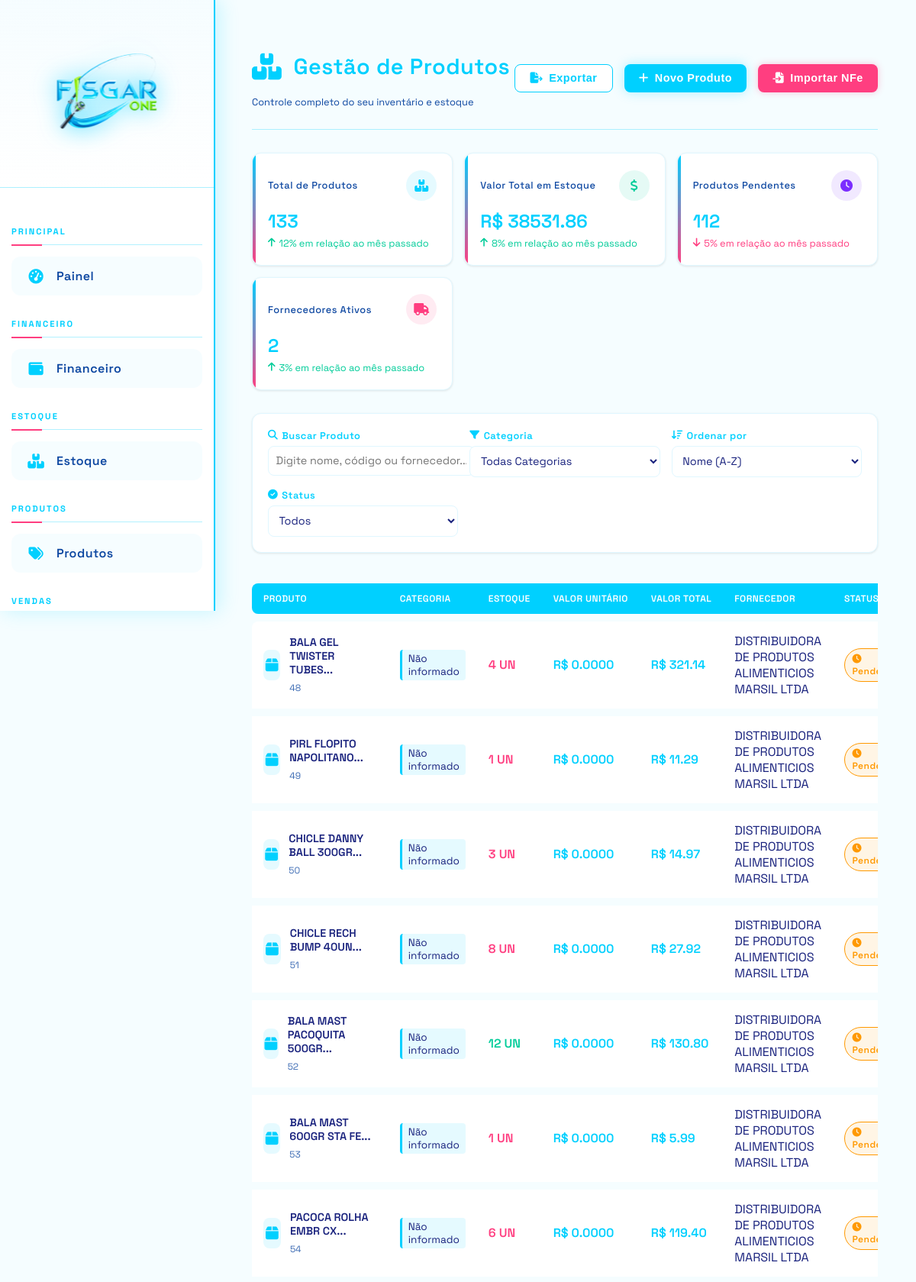
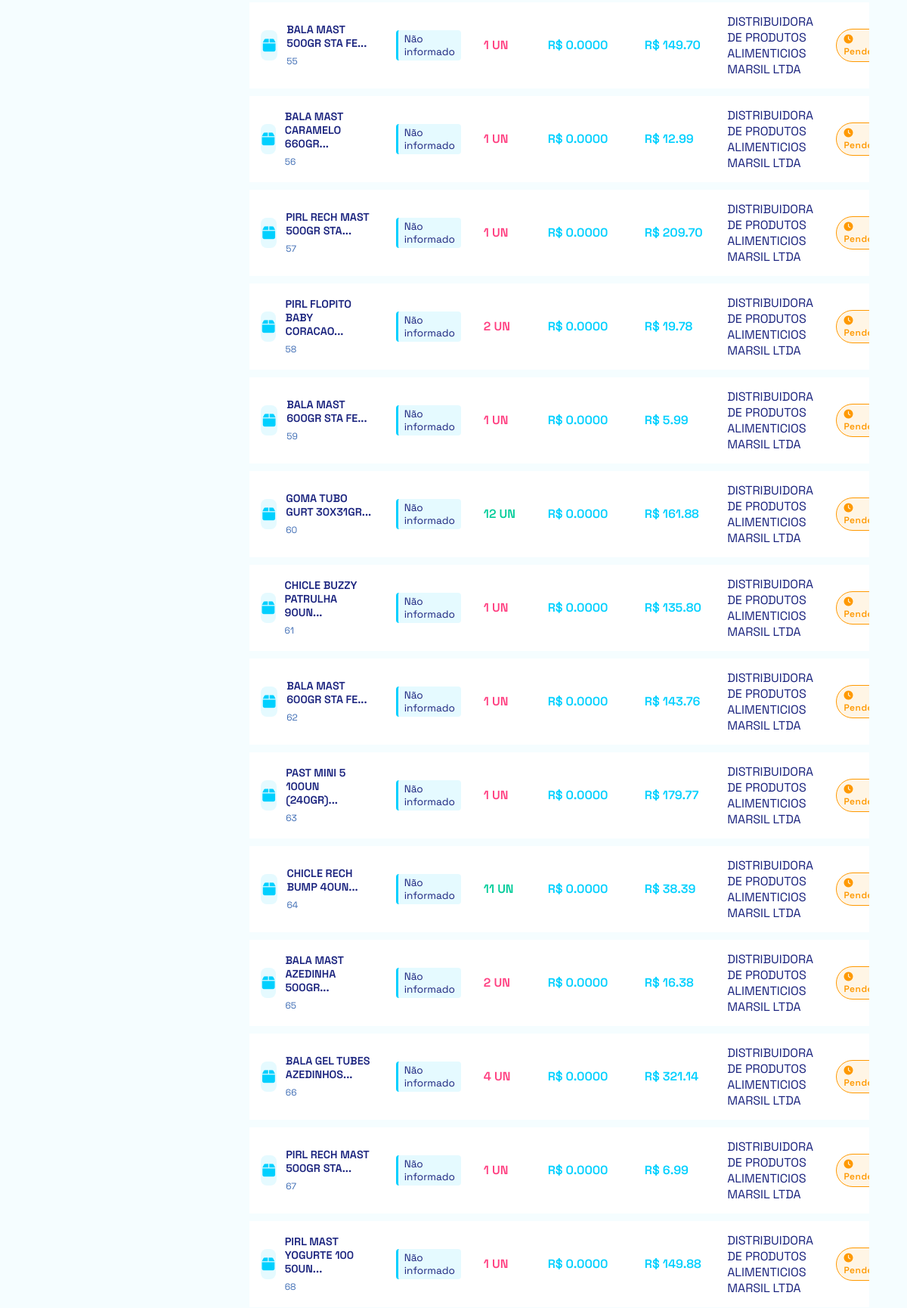
/produtos/ (upper part), run on the app's committed database (2 pictures, top to bottom).
### tables this page shows
CREATE TABLE produtos_processados (
                codigo INTEGER PRIMARY KEY AUTOINCREMENT,
                codigo_fornecedor TEXT,
                nome TEXT,
                unidade_compra TEXT,
                quantidade INTEGER,
                valor_total REAL,
                ipi REAL,
                qtd_volumes INTEGER,
                qtd_por_volume INTEGER,
                qtd_real_unidades INTEGER,
                custo_volume REAL,
                custo_unitario REAL,
                custo_com_ipi REAL,
                fornecedor TEXT,
                numero_nfe TEXT,
                data_emissao TEXT,
                caminho_xml TEXT,
                novo TEXT,
                status TEXT DEFAULT 'pendente'
            , qtd_por_volume_extraida INTEGER);

### modulos/produtos/produtos_dashboard.py (the view)
@produtos_bp.route('/')
def index():
    conn = get_db_connection()
    try:
        produtos = conn.execute('''
            SELECT
                codigo,
                codigo_fornecedor,
                nome,
                unidade_compra,
                quantidade,
                valor_total,
                ipi,
                qtd_volumes,
                qtd_por_volume,
                qtd_real_unidades,
                COALESCE(custo_volume, 0) as custo_volume,
                COALESCE(custo_unitario, 0) as custo_unitario,
                COALESCE(custo_com_ipi, 0) as custo_com_ipi,
                fornecedor,
                numero_nfe,
                data_emissao,
                caminho_xml,
                novo,
                status,
                qtd_por_volume_extraida
            FROM produtos_processados
            ORDER BY data_emissao DESC
        ''').fetchall()
        return render_template('produtos.html',
                               produtos=produtos,
                               )
    finally:
        conn.close()

### modulos/produtos/produtos_dashboard.py (called while the page is built)
def get_db_connection():
    conn = sqlite3.connect(current_app.config.get('DATABASE', 'grupo_fisgar.db'))
    conn.row_factory = sqlite3.Row
    return conn

### templates/produtos.html (shortened to what this page needs)
{% extends 'base.html' %}
{% block extra_css %}
<link rel="stylesheet" href="https://cdn.jsdelivr.net/npm/bootstrap-icons@1.10.5/font/bootstrap-icons.css">
<link rel="stylesheet" href="{{ url_for('static', filename='css/produtos.css') }}">
{% endblock %}
{% block content %}
  <div class="container">
    <div class="header">
      <div>
        <h1 class="header-title">
          <i class="fas fa-boxes"></i> Gestão de Produtos
        </h1>
        <p class="header-subtitle">
          Controle completo do seu inventário e estoque
        </p>
      </div>
      <div class="header-actions">
        <button class="btn btn-secondary" id="export-btn">
          <i class="fas fa-file-export"></i> Exportar
        </button>
        <button class="btn btn-primary" id="add-product-btn">
          <i class="fas fa-plus"></i> Novo Produto
        </button>
        <button class="btn btn-accent" id="import-nfe-btn">
          <i class="fas fa-file-import"></i> Importar NFe
        </button>
      </div>
    </div>
    <div class="stats">
      <div class="stat-card">
        <div class="stat-header">
          <h3 class="stat-title">Total de Produtos</h3>
          <div class="stat-icon blue">
            <i class="fas fa-boxes"></i>
          </div>
        </div>
        <div class="stat-value" id="total-products">{{ produtos|length }}</div>
        <div class="stat-change positive">
          <i class="fas fa-arrow-up"></i> 12% em relação ao mês passado
        </div>
      </div>
      <div class="stat-card">
        <div class="stat-header">
          <h3 class="stat-title">Valor Total em Estoque</h3>
          <div class="stat-icon green">
            <i class="fas fa-dollar-sign"></i>
          </div>
        </div>
        <div class="stat-value" id="total-value">R$ {{ "%.2f"|format(produtos|sum(attribute='valor_total')) }}</div>
        <div class="stat-change positive">
          <i class="fas fa-arrow-up"></i> 8% em relação ao mês passado
        </div>
      </div>
      <div class="stat-card">
        <div class="stat-header">
          <h3 class="stat-title">Produtos Pendentes</h3>
          <div class="stat-icon purple">
            <i class="fas fa-clock"></i>
          </div>
        </div>
        <div class="stat-value" id="pending-products">{{ produtos|selectattr('status', 'equalto', 'pendente')|list|length }}</div>
        <div class="stat-change negative">
          <i class="fas fa-arrow-down"></i> 5% em relação ao mês passado
        </div>
      </div>
      <div class="stat-card">
        <div class="stat-header">
          <h3 class="stat-title">Fornecedores Ativos</h3>
          <div class="stat-icon pink">
            <i class="fas fa-truck"></i>
          </div>
        </div>
        <div class="stat-value" id="active-suppliers">{{ produtos|map(attribute='fornecedor')|unique|list|length }}</div>
        <div class="stat-change positive">
          <i class="fas fa-arrow-up"></i> 3% em relação ao mês passado
        </div>
      </div>
    </div>
    <div class="filters">
      <div class="filters-grid">
        <div class="filter-group">
          <label class="filter-label">
            <i class="fas fa-search"></i> Buscar Produto
          </label>
          <input type="text" class="filter-input" placeholder="Digite nome, código ou fornecedor..." id="search-input">
        </div>
        <div class="filter-group">
          <label class="filter-label">
            <i class="fas fa-filter"></i> Categoria
          </label>
          <select class="filter-input" id="category-filter">
            <option value="">Todas Categorias</option>
          </select>
        </div>
        <div class="filter-group">
          <label class="filter-label">
            <i class="fas fa-sort-amount-down"></i> Ordenar por
          </label>
          <select class="filter-input" id="sort-by">
            <option value="name-asc">Nome (A-Z)</option>
          </select>
        </div>
        <div class="filter-group">
          <label class="filter-label">
            <i class="fas fa-check-circle"></i> Status
          </label>
          <select class="filter-input" id="status-filter">
            <option value="">Todos</option>
          </select>
        </div>
      </div>
    </div>
    <div class="products-list-container" id="products-container">
  <div class="products-list">
    <div class="list-header">
      <div class="list-header-row">
        <div class="list-header-cell">Produto</div>
        <div class="list-header-cell">Categoria</div>
        <div class="list-header-cell">Estoque</div>
        <div class="list-header-cell">Valor Unitário</div>
        <div class="list-header-cell">Valor Total</div>
        <div class="list-header-cell">Fornecedor</div>
        <div class="list-header-cell">Status</div>
      </div>
    </div>
    <div class="list-body">
      {% for p in produtos %}
      <div class="product-row"
           data-id="{{ p['codigo'] }}"
           data-name="{{ p['nome']|lower }}"
           data-category="{{ p['categoria'] }}"
           data-stock="{{ p['quantidade'] }}"
           data-value="{{ p['valor_total'] }}"
           data-status="{{ p['status'] }}"
           data-supplier="{{ p['fornecedor']|lower }}"
           data-date="{{ p['data_cadastro'] }}">
        <div class="product-cell">
          <div class="product-info">
            <div class="product-image">
              <i class="fas fa-box"></i>
            </div>
            <div>
              <span class="product-name tooltip" title="{{ p['nome'] }}">
                {{ p['nome']|truncate(30) }}
              </span>
              <span class="product-code">{{ p['codigo'] }}</span>
            </div>
          </div>
        </div>
        <div class="product-cell">
          <span class="product-category">{{ p['categoria'] or 'Não informado' }}</span>
        </div>
        <div class="product-cell">
          <span class="product-stock {% if p['quantidade'] > 10 %}stock-high{% else %}stock-low{% endif %}">
            {{ p['quantidade'] }} UN
          </span>
        </div>
        <div class="product-cell">
          <span class="product-value">R$ {{ "%.4f"|format(p['custo_unitario']) }}</span>
        </div>
        <div class="product-cell">
          <span class="product-value">R$ {{ "%.2f"|format(p['valor_total']) }}</span>
        </div>
        <div class="product-cell">
          {{ p['fornecedor'] or 'Não informado' }}
        </div>
        <div class="product-cell">
          {% if p['status'] == 'ativo' %}
          <span class="product-status status-active">
            <i class="fas fa-check-circle"></i> Ativo
          </span>
          {% elif p['status'] == 'inativo' %}
          <span class="product-status status-inactive">
            <i class="fas fa-times-circle"></i> Inativo
          </span>
          {% else %}
          <span class="product-status status-pending">
            <i class="fas fa-clock"></i> Pendente
          </span>
          {% endif %}
        </div>
      </div>
      {% endfor %}
    </div>
  </div>
</div>
  </div>
{% endblock %}

### templates/base.html (shortened to what this page needs)
<!DOCTYPE html>
<html lang="pt-BR">
<head>
  <link rel="stylesheet" href="https://cdnjs.cloudflare.com/ajax/libs/font-awesome/6.4.0/css/all.min.css">
  <link href="https://cdn.jsdelivr.net/npm/remixicon@3.5.0/fonts/remixicon.css" rel="stylesheet">
  {% block extra_css %}{% endblock %}
</head>
<body>
  <div class="sidebar-container">
    <div class="sidebar-logo">
      <img src="{{ url_for('static', filename='images/logofisgar.png') }}" alt="Logo FisgarOne" />
    </div>
    <div id="main-menu"></div>
  </div>
  <div class="main-content">
    {% block content %}{% endblock %}
  </div>
</body>
</html>

### templates/base.html (style rules this page uses)
:root { --primary-light: #e0f7ff; --primary-bright: #00d0ff; --accent-light: #ff3e80; --text-light: #1a237e; --text-light-contrast: #0d47a1; --bg-light: #f5fdff; --menu-bg-light: #ffffff; --menu-border-light: #00d0ff; --primary-dark: #00f0ff; --primary-dark-bright: #00a8b5; --accent-dark: #ff2d75; --text-dark: #e0e0e0; --bg-dark: #020617; --menu-bg-dark: rgba(2, 6, 23, 0.9); --menu-border-dark: #00f0ff; --border-radius: 12px; --transition-speed: 0.4s; --glow-effect-light: 0 0 15px rgba(0, 208, 255, 0.3); --glow-effect-dark: 0 0 15px rgba(0, 240, 255, 0.5); }
body { margin: 0; font-family: 'Space Grotesk', sans-serif; background-color: var(--bg-light); color: var(--text-light); transition: all var(--transition-speed) ease; }
.sidebar-container { width: 280px; height: 100vh; position: fixed; left: 0; top: 0; background: var(--menu-bg-light); border-right: 2px solid var(--menu-border-light); box-shadow: 5px 0 25px rgba(0, 208, 255, 0.2); display: flex; flex-direction: column; z-index: 1000; transition: all var(--transition-speed) ease; }
.sidebar-logo { padding: 30px 20px; text-align: center; border-bottom: 1px solid rgba(0, 208, 255, 0.3); background: linear-gradient(to bottom, rgba(224, 247, 255, 0.3), rgba(255, 255, 255, 0.1)); }
.sidebar-logo img { width: 140px; height: 180px; object-fit: contain; filter: drop-shadow(0 0 5px rgba(0, 208, 255, 0.5)); transition: all var(--transition-speed) ease; }
#main-menu { flex: 1; overflow-y: auto; padding: 20px 15px; }
.main-content { margin-left: 280px; padding: 30px; min-height: 100vh; transition: margin-left var(--transition-speed) ease; background-color: var(--bg-light); }

### data on the page
produtos_processados: nome "BALA GEL TWISTER TUBES...", codigo "48", p "Não informado", quantidade "4", custo_unitario "0.0000", valor_total "321.14", fornecedor "DISTRIBUIDORA DE PRODUTOS ALIMENTICIOS MARSIL LTDA", status "pendente" (drawn)
produtos_processados: nome "PIRL FLOPITO NAPOLITANO...", codigo "49", p "Não informado", quantidade "1", custo_unitario "0.0000", valor_total "11.29", fornecedor "DISTRIBUIDORA DE PRODUTOS ALIMENTICIOS MARSIL LTDA", status "pendente" (drawn)
produtos_processados: nome "CHICLE DANNY BALL 300GR...", codigo "50", p "Não informado", quantidade "3", custo_unitario "0.0000", valor_total "14.97", fornecedor "DISTRIBUIDORA DE PRODUTOS ALIMENTICIOS MARSIL LTDA", status "pendente" (drawn)
produtos_processados: nome "CHICLE RECH BUMP 40UN...", codigo "51", p "Não informado", quantidade "8", custo_unitario "0.0000", valor_total "27.92", fornecedor "DISTRIBUIDORA DE PRODUTOS ALIMENTICIOS MARSIL LTDA", status "pendente" (drawn)
produtos_processados: nome "BALA MAST PACOQUITA 500GR...", codigo "52", p "Não informado", quantidade "12", custo_unitario "0.0000", valor_total "130.80", fornecedor "DISTRIBUIDORA DE PRODUTOS ALIMENTICIOS MARSIL LTDA", status "pendente" (drawn)
produtos_processados: nome "BALA MAST 600GR STA FE...", codigo "53", p "Não informado", quantidade "1", custo_unitario "0.0000", valor_total "5.99", fornecedor "DISTRIBUIDORA DE PRODUTOS ALIMENTICIOS MARSIL LTDA", status "pendente" (drawn)
produtos_processados: nome "PACOCA ROLHA EMBR CX...", codigo "54", p "Não informado", quantidade "6", custo_unitario "0.0000", valor_total "119.40", fornecedor "DISTRIBUIDORA DE PRODUTOS ALIMENTICIOS MARSIL LTDA", status "pendente" (drawn)
produtos_processados: nome "BALA MAST 500GR STA FE...", codigo "55", p "Não informado", quantidade "1", custo_unitario "0.0000", valor_total "149.70", fornecedor "DISTRIBUIDORA DE PRODUTOS ALIMENTICIOS MARSIL LTDA", status "pendente" (drawn)
produtos_processados: nome "BALA MAST CARAMELO 660GR...", codigo "56", p "Não informado", quantidade "1", custo_unitario "0.0000", valor_total "12.99", fornecedor "DISTRIBUIDORA DE PRODUTOS ALIMENTICIOS MARSIL LTDA", status "pendente" (drawn)
produtos_processados: nome "PIRL RECH MAST 500GR STA...", codigo "57", p "Não informado", quantidade "1", custo_unitario "0.0000", valor_total "209.70", fornecedor "DISTRIBUIDORA DE PRODUTOS ALIMENTICIOS MARSIL LTDA", status "pendente" (drawn)
produtos_processados: nome "PIRL FLOPITO BABY CORACAO...", codigo "58", p "Não informado", quantidade "2", custo_unitario "0.0000", valor_total "19.78", fornecedor "DISTRIBUIDORA DE PRODUTOS ALIMENTICIOS MARSIL LTDA", status "pendente" (drawn)
produtos_processados: nome "BALA MAST 600GR STA FE...", codigo "59", p "Não informado", quantidade "1", custo_unitario "0.0000", valor_total "5.99", fornecedor "DISTRIBUIDORA DE PRODUTOS ALIMENTICIOS MARSIL LTDA", status "pendente" (drawn)
produtos_processados: nome "GOMA TUBO GURT 30X31GR...", codigo "60", p "Não informado", quantidade "12", custo_unitario "0.0000", valor_total "161.88", fornecedor "DISTRIBUIDORA DE PRODUTOS ALIMENTICIOS MARSIL LTDA", status "pendente" (drawn)
produtos_processados: nome "CHICLE BUZZY PATRULHA 90UN...", codigo "61", p "Não informado", quantidade "1", custo_unitario "0.0000", valor_total "135.80", fornecedor "DISTRIBUIDORA DE PRODUTOS ALIMENTICIOS MARSIL LTDA", status "pendente" (drawn)
produtos_processados: nome "BALA MAST 600GR STA FE...", codigo "62", p "Não informado", quantidade "1", custo_unitario "0.0000", valor_total "143.76", fornecedor "DISTRIBUIDORA DE PRODUTOS ALIMENTICIOS MARSIL LTDA", status "pendente" (drawn)
produtos_processados: nome "PAST MINI 5 100UN (240GR)...", codigo "63", p "Não informado", quantidade "1", custo_unitario "0.0000", valor_total "179.77", fornecedor "DISTRIBUIDORA DE PRODUTOS ALIMENTICIOS MARSIL LTDA", status "pendente" (drawn)
produtos_processados: nome "CHICLE RECH BUMP 40UN...", codigo "64", p "Não informado", quantidade "11", custo_unitario "0.0000", valor_total "38.39", fornecedor "DISTRIBUIDORA DE PRODUTOS ALIMENTICIOS MARSIL LTDA", status "pendente" (drawn)
produtos_processados: nome "BALA MAST AZEDINHA 500GR...", codigo "65", p "Não informado", quantidade "2", custo_unitario "0.0000", valor_total "16.38", fornecedor "DISTRIBUIDORA DE PRODUTOS ALIMENTICIOS MARSIL LTDA", status "pendente" (drawn)
produtos_processados: nome "BALA GEL TUBES AZEDINHOS...", codigo "66", p "Não informado", quantidade "4", custo_unitario "0.0000", valor_total "321.14", fornecedor "DISTRIBUIDORA DE PRODUTOS ALIMENTICIOS MARSIL LTDA", status "pendente" (drawn)
produtos_processados: nome "PIRL RECH MAST 500GR STA...", codigo "67", p "Não informado", quantidade "1", custo_unitario "0.0000", valor_total "6.99", fornecedor "DISTRIBUIDORA DE PRODUTOS ALIMENTICIOS MARSIL LTDA", status "pendente" (drawn)
produtos_processados: nome "PIRL MAST YOGURTE 100 50UN...", codigo "68", p "Não informado", quantidade "1", custo_unitario "0.0000", valor_total "149.88", fornecedor "DISTRIBUIDORA DE PRODUTOS ALIMENTICIOS MARSIL LTDA", status "pendente" (drawn)

### other printed values
{{ produtos|length }} "133"
{{ "%.2f"|format(produtos|sum(attribute='valor_total')) }} "38531.86"
{{ produtos|selectattr('status', 'equalto', 'pendente')|list|length }} "112"
{{ produtos|map(attribute='fornecedor')|unique|list|length }} "2"
